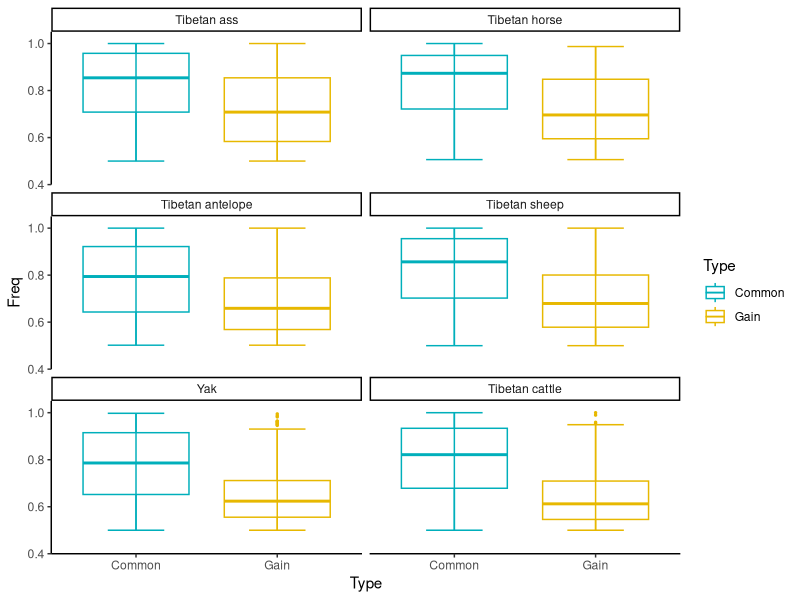

This figure's R source:
# Fig.3B Evolutionary dynamics of gut core microbiome  
library(tidyverse)
library(ggpubr)
library(ggplot2)

## b.The difference of samxple occurrence frequency between common and gained SGBs.(statistical method and p value)
dset.b <- read_csv("0.data/dset.fig3B.csv")
dset.b$Host <- factor(dset.b$Host, levels = c("Tibetan ass","Tibetan horse", "Tibetan antelope","Tibetan sheep","Yak", "Tibetan cattle"))

plot.b <- ggplot(dset.b, aes(Type, Freq)) +
  geom_boxplot(aes(color = Type), outlier.size = 0.5) +
  facet_wrap(~Host, nrow = 3) +
  scale_color_manual(values = c("#00AFBB", "#E7B800")) +
  stat_compare_means(label = "p.signif") + 
  stat_boxplot(geom = "errorbar",width = 0.4,aes(color = Type)) +
  scale_y_continuous(expand = c(0, 0), limits = c(0.4, 1.05)) +
  theme_classic(base_family = "Helvetica") 
  #+ theme(legend.position = "none")

ggsave("1.result/fig3B.pdf", plot.b, width = 4, height = 5)
